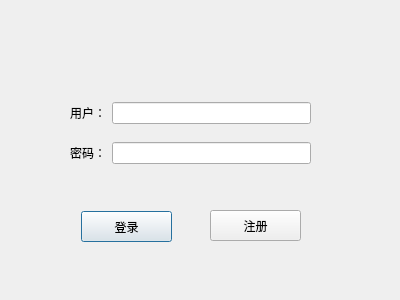
<?xml version="1.0" encoding="UTF-8"?>
<ui version="4.0">
 <class>Login</class>
 <widget class="QDialog" name="Login">
  <property name="geometry">
   <rect>
    <x>0</x>
    <y>0</y>
    <width>400</width>
    <height>300</height>
   </rect>
  </property>
  <property name="windowTitle">
   <string>登录</string>
  </property>
  <widget class="QPushButton" name="pushButton">
   <property name="geometry">
    <rect>
     <x>81</x>
     <y>211</y>
     <width>91</width>
     <height>31</height>
    </rect>
   </property>
   <property name="text">
    <string>登录</string>
   </property>
  </widget>
  <widget class="QWidget" name="layoutWidget">
   <property name="geometry">
    <rect>
     <x>70</x>
     <y>90</y>
     <width>241</width>
     <height>87</height>
    </rect>
   </property>
   <layout class="QGridLayout" name="gridLayout">
    <item row="0" column="0">
     <widget class="QLabel" name="label">
      <property name="text">
       <string>用户：</string>
      </property>
     </widget>
    </item>
    <item row="1" column="0">
     <widget class="QLabel" name="label_2">
      <property name="text">
       <string>密码：</string>
      </property>
     </widget>
    </item>
    <item row="1" column="1">
     <widget class="QLineEdit" name="pwdlineEdit">
      <property name="echoMode">
       <enum>QLineEdit::Password</enum>
      </property>
     </widget>
    </item>
    <item row="0" column="1">
     <widget class="QLineEdit" name="usrlineEdit"/>
    </item>
   </layout>
  </widget>
  <widget class="QPushButton" name="pushButton_2">
   <property name="geometry">
    <rect>
     <x>210</x>
     <y>210</y>
     <width>91</width>
     <height>31</height>
    </rect>
   </property>
   <property name="text">
    <string>注册</string>
   </property>
  </widget>
 </widget>
 <resources/>
 <connections/>
</ui>
